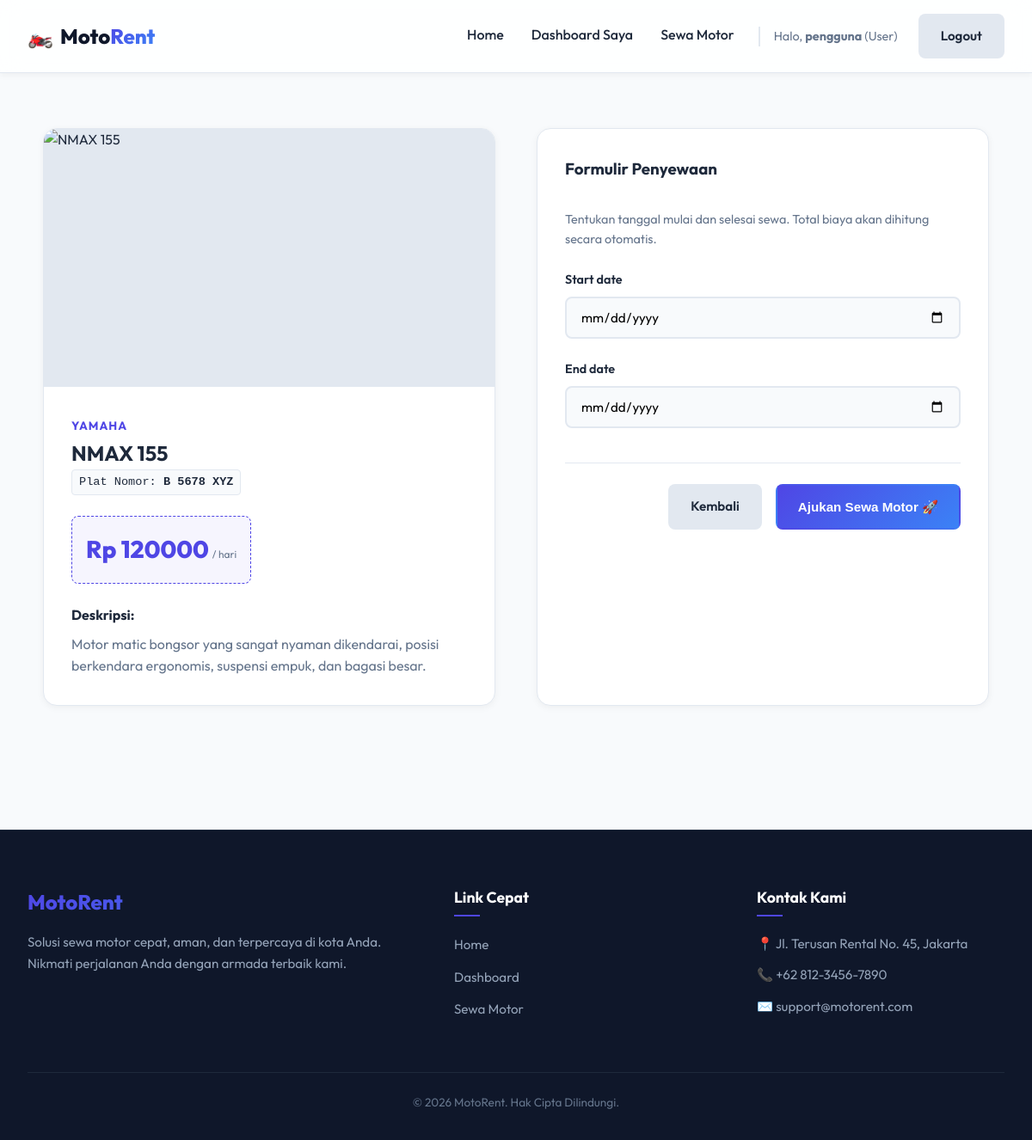
/motor/book/2/ (signed in), run on the app's committed database.
### rental/models.py (models this page shows, shortened)
class Motor(models.Model):
    STATUS_CHOICES = [
        ('available', 'Tersedia'),
        ('rented', 'Disewa'),
        ('maintenance', 'Perawatan'),
    ]
    name = models.CharField(max_length=100)
    brand = models.CharField(max_length=50)
    plate_number = models.CharField(max_length=20, unique=True)
    price_per_day = models.DecimalField(max_digits=10, decimal_places=2)
    status = models.CharField(max_length=20, choices=STATUS_CHOICES, default='available')
    image_url = models.CharField(max_length=300, blank=True, null=True, default='/static/images/default_motor.jpg')
    description = models.TextField(blank=True, null=True)

### rental/views.py (the view)
# urls.py: path('motor/book/<int:motor_id>/', views.booking_create_view, name='booking_create'),
@login_required
def booking_create_view(request, motor_id):
    motor = get_object_or_404(Motor, id=motor_id)
    if motor.status != 'available':
        messages.error(request, "Maaf, motor ini tidak tersedia untuk disewa saat ini.")
        return redirect('motor_browse')
    if request.method == 'POST':
        form = BookingForm(request.POST)
        if form.is_valid():
            rental = form.save(commit=False)
            rental.user = request.user
            rental.motor = motor
            rental.status = 'pending'
            rental.save()
            messages.success(request, f"Pengajuan sewa motor {motor.name} berhasil dikirim! Menunggu persetujuan admin.")
            return redirect('dashboard')
    else:
        form = BookingForm()
    context = {
        'form': form,
        'motor': motor
    }
    return render(request, 'user/booking_form.html', context)

### rental/forms.py (shortened to what this page needs)
class BookingForm(forms.ModelForm):
    class Meta:
        model = Rental
        fields = ['start_date', 'end_date']
        widgets = {
            'start_date': forms.DateInput(attrs={'type': 'date', 'class': 'form-input'}),
            'end_date': forms.DateInput(attrs={'type': 'date', 'class': 'form-input'}),
        }

### templates/user/booking_form.html (shortened to what this page needs)
{% extends 'base.html' %}
{% block content %}
<section class="booking-section">
    <div class="booking-grid">
        <div class="booking-motor-card card">
            <div class="motor-img-wrapper">
                {% if motor.image_url %}
                    <img src="{{ motor.image_url }}" alt="{{ motor.name }}" onerror="this.onerror=null; this.src='https://images.unsplash.com/photo-1558981806-ec527fa84c39?auto=format&fit=crop&q=80&w=400';">
                {% else %}
                    <img src="https://images.unsplash.com/photo-1558981806-ec527fa84c39?auto=format&fit=crop&q=80&w=400" alt="Motor Default">
                {% endif %}
            </div>
            <div class="booking-motor-details">
                <span class="motor-brand">{{ motor.brand }}</span>
                <h2>{{ motor.name }}</h2>
                <p class="motor-plate">Plat Nomor: <strong>{{ motor.plate_number }}</strong></p>
                <div class="price-badge">
                    <span class="price-val">Rp {{ motor.price_per_day|floatformat:0 }}</span>
                    <span class="price-unit">/ hari</span>
                </div>
                {% if motor.description %}
                    <div class="motor-desc-box">
                        <h4>Deskripsi:</h4>
                        <p>{{ motor.description }}</p>
                    </div>
                {% endif %}
            </div>
        </div>
        <div class="booking-form-card card">
            <h3>Formulir Penyewaan</h3>
            <p class="form-instruction">Tentukan tanggal mulai dan selesai sewa. Total biaya akan dihitung secara otomatis.</p>
            <form method="POST" class="booking-form-element">
                {% for field in form %}
                    <div class="form-group">
                        <label for="{{ field.id_for_label }}">{{ field.label }}</label>
                        {{ field }}
                    </div>
                {% endfor %}
                <div class="form-actions">
                    <a href="{% url 'motor_browse' %}" class="btn btn-secondary">Kembali</a>
                    <button type="submit" class="btn btn-primary">Ajukan Sewa Motor 🚀</button>
                </div>
            </form>
        </div>
    </div>
</section>
{% endblock %}

### templates/base.html (shortened to what this page needs)
{% load static %}
<!DOCTYPE html>
<html lang="id">
<head>
    <link rel="stylesheet" href="{% static 'css/style.css' %}">
</head>
<body>
    <header class="navbar-header">
        <div class="nav-container">
            <a href="{% url 'landing' %}" class="brand-logo">
                <span class="logo-icon">🏍️</span>
                <span class="logo-text">Moto<span class="highlight">Rent</span></span>
            </a>
            <nav class="nav-menu">
                <a href="{% url 'landing' %}" class="nav-link">Home</a>
                {% if user.is_authenticated %}
                    {% if user.profile.role == 'admin' %}
                        <a href="{% url 'dashboard' %}" class="nav-link">Dashboard</a>
                        <a href="{% url 'motor_browse' %}" class="nav-link">Sewa Motor</a>
                        <a href="{% url 'motor_list' %}" class="nav-link">Kelola Motor</a>
                        <a href="{% url 'rental_list' %}" class="nav-link">Kelola Sewa</a>
                        <a href="{% url 'user_list' %}" class="nav-link">Daftar Pengguna</a>
                        <a href="/admin/" class="nav-link text-warning" target="_blank">Django Admin</a>
                    {% else %}
                        <a href="{% url 'dashboard' %}" class="nav-link">Dashboard Saya</a>
                        <a href="{% url 'motor_browse' %}" class="nav-link">Sewa Motor</a>
                    {% endif %}
                    <span class="nav-user-greeting">Halo, <strong>{{ user.username }}</strong> ({% if user.profile.role == 'admin' %}Admin{% else %}User{% endif %})</span>
                    <a href="{% url 'logout' %}" class="btn btn-secondary nav-btn">Logout</a>
                {% else %}
                    <a href="{% url 'login' %}" class="nav-link">Login</a>
                    <a href="{% url 'register' %}" class="btn btn-primary nav-btn">Register</a>
                {% endif %}
            </nav>
        </div>
    </header>
    <main class="main-content">
        {% block content %}
        {% endblock %}
    </main>
    <footer class="main-footer">
        <div class="footer-container">
            <div class="footer-brand">
                <h3>MotoRent</h3>
                <p>Solusi sewa motor cepat, aman, dan terpercaya di kota Anda. Nikmati perjalanan Anda dengan armada terbaik kami.</p>
            </div>
            <div class="footer-links">
                <h4>Link Cepat</h4>
                <ul>
                    <li><a href="{% url 'landing' %}">Home</a></li>
                    {% if user.is_authenticated %}
                        <li><a href="{% url 'dashboard' %}">Dashboard</a></li>
                        {% if user.profile.role == 'user' %}
                            <li><a href="{% url 'motor_browse' %}">Sewa Motor</a></li>
                        {% endif %}
                    {% else %}
                        <li><a href="{% url 'login' %}">Login</a></li>
                        <li><a href="{% url 'register' %}">Register</a></li>
                    {% endif %}
                </ul>
            </div>
            <div class="footer-contact">
                <h4>Kontak Kami</h4>
                <p>📍 Jl. Terusan Rental No. 45, Jakarta</p>
                <p>📞 +62 812-3456-7890</p>
                <p>✉️ support@motorent.com</p>
            </div>
        </div>
        <div class="footer-bottom">
            <p>&copy; 2026 MotoRent. Hak Cipta Dilindungi.</p>
        </div>
    </footer>
</body>
</html>

### data on the page
Motor: brand "YAMAHA", name "NMAX 155", plate_number "B 5678 XYZ", price_per_day "120000", description "Motor matic bongsor yang sangat nyaman dikendarai, posisi berkendara ergonomis, suspensi empuk, dan bagasi besar."

### other printed values
{{ user.username }} "pengguna"
{{ field.label }} "Start date" "End date"
